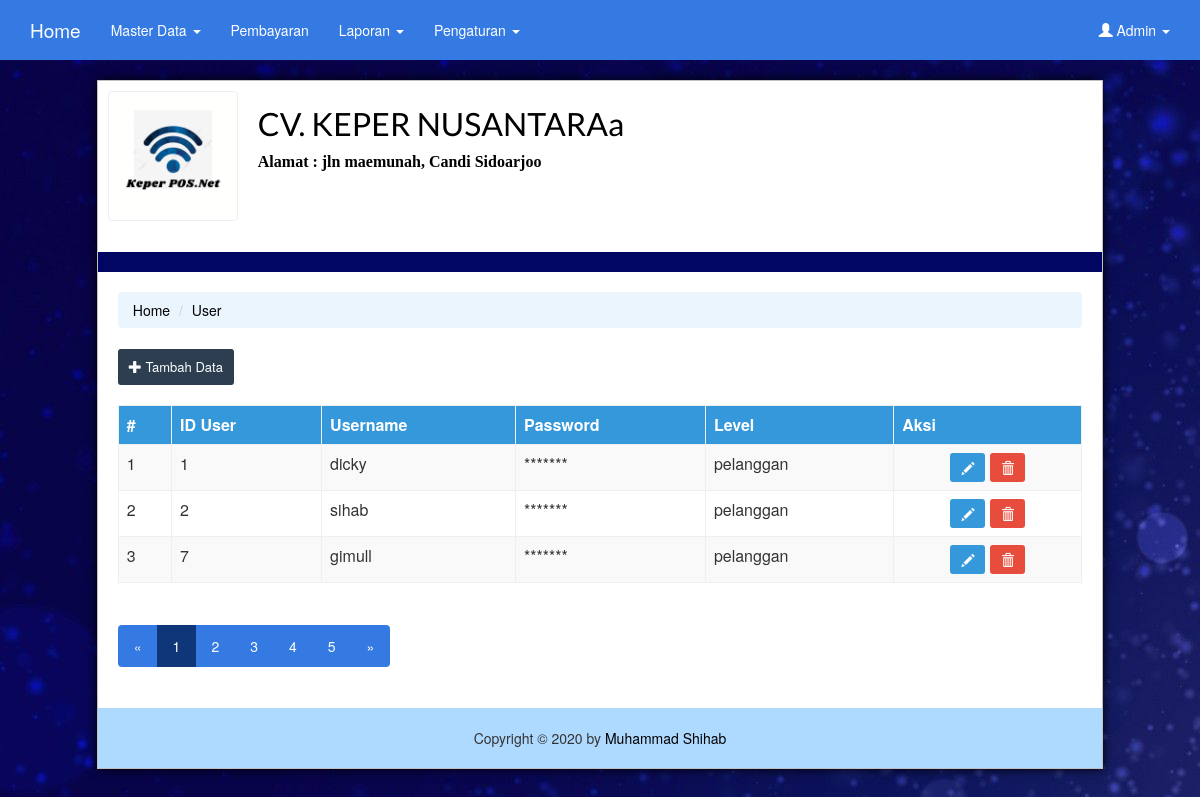
The page /index.php?page=user (signed in) on the database its author committed.
### tables this page shows
CREATE TABLE `t_setting` (
  `id` int(11) NOT NULL,
  `nama` varchar(100) NOT NULL,
  `alamat` varchar(255) NOT NULL,
  `pemilik` varchar(50) NOT NULL,
  `logo` varchar(50) NOT NULL
);

CREATE TABLE `t_users` (
  `id` int(11) NOT NULL,
  `id_paket` int(11) DEFAULT NULL,
  `nama` varchar(30) NOT NULL,
  `alamat` varchar(30) NOT NULL,
  `no_hp` varchar(13) NOT NULL,
  `email` varchar(25) NOT NULL,
  `username` varchar(50) NOT NULL,
  `password` varchar(50) NOT NULL,
  `level` enum('admin','pelanggan') NOT NULL
);

### view/l_user.php (the view)
<?php
  if($_SESSION['level']=="pelanggan"){
  header("location:index.php");
}else{
?>
<ul class="breadcrumb">
  <li><a href="./">Home</a></li>
  <li class="active"><?php echo ucfirst($page) ; ?></li>
</ul>
<div class="btn-group" >
  <a href="?page=user&aksi=tambah" class="btn btn-primary btn-sm"><span class="glyphicon glyphicon-plus" aria-hidden="true"></span> Tambah Data</a>
</div>
<br/><br/>
<?php
  if ($action == ""){
?>
<table class="table table-hover table-bordered table-striped">
  <thead>
      <tr class="info">
        <th>#</th>
        <th>ID User</th>
        <th>Username</th>
        <th>Password</th>
        <th>Level</th>
        <th>Aksi</th>
      </tr>
    </thead>
    <tbody>
      <?php
        $query = "SELECT * FROM t_users WHERE level != 'admin'";
        $result = mysqli_query($koneksi, $query);
        $no=1;
        while ($lihat = mysqli_fetch_array($result)) {
        ?>
      <tr>
        <td><?php echo $no++; ?></td>
        <td><?php echo $lihat['id'] ?></td>
        <td><?php echo $lihat['username'] ?></td>
        <td><?php echo "*******" ?></td>
        <td><?php echo $lihat['level'] ?></td>
        <td align="center">
          <a href="?page=user&aksi=edit&id=<?php echo $lihat['id'] ;?>" class="btn btn-info btn-sm" title="Edit Data"><span class="glyphicon glyphicon-pencil" aria-hidden="true"></span></a>
          <a href="?page=user&aksi=delete&id=<?php echo $lihat['id'] ;?>" onclick="javascript: return confirm('Anda yakin akan menghapus data ini ?')" class="btn btn-danger btn-sm" title="Hapus Data"><span class="glyphicon glyphicon-trash" aria-hidden="true"></span></a>
      </td>
      </tr>
      <?php
        }
      ?>
    </tbody>
</table>
  <ul class="pagination">
    <li class="disabled"><a href="#">«</a></li>
    <li class="active"><a href="#">1</a></li>
    <li><a href="#">2</a></li>
    <li><a href="#">3</a></li>
    <li><a href="#">4</a></li>
    <li><a href="#">5</a></li>
    <li><a href="#">»</a></li>
  </ul>
<?php
}else if($action == "delete"){
  $id = $_GET['id'];
  $query = "DELETE FROM t_users WHERE id='$id'";
  if (mysqli_query($koneksi, $query)) {
      echo '<META HTTP-EQUIV="Refresh" Content="0; URL=?page=user">';
  } else {
      die("Gagal menghapus data karena : " . mysqli_error($koneksi));
  }
}else{
  echo "maaf aksi tidak ditemukan";
}
}
  ?>

### index.php (shortened to what this page needs)
<?php
  include "inc/config.php";
  $query = "SELECT * FROM t_setting LIMIT 1";
  $result = mysqli_query($koneksi, $query);
  $setting = mysqli_fetch_assoc($result);
  if(empty($_SESSION['username'])){
    header("location:login.php");
  }else{
?>
<html>
<head>
  <link href="css/bootstrap.css" rel="stylesheet">
  <link href="css/style.css" rel="stylesheet">
  <link rel="stylesheet" href="js/jquery/jquery-ui.css">
</head>
<body>
<div class="navbar navbar-inverse navbar-fixed-top">
      <div class="container">
        <div class="navbar-header">
          <a href="./" class="navbar-brand">Home</a>
        </div>
        <div class="navbar-collapse collapse" id="navbar-main">
          <ul class="nav navbar-nav">
            <?php if($_SESSION['level'] == 'admin'){ ;?>
            <li class="dropdown">
              <a class="dropdown-toggle" data-toggle="dropdown" href="#" id="themes">Master Data <span class="caret"></span></a>
            </li>
            <?php }?>
            <li><a href="?page=transaksi">Pembayaran</a></li>
            <li class="dropdown">
              <a class="dropdown-toggle" data-toggle="dropdown" href="#" id="themes">Laporan <span class="caret"></span></a>
            </li>
            <?php if($_SESSION['level'] == 'admin'){ ;?>
            <li class="dropdown">
              <a class="dropdown-toggle" data-toggle="dropdown" href="#" id="themes">Pengaturan <span class="caret"></span></a>
            </li>
            <?php }?>
          </ul>
          <ul class="nav navbar-nav navbar-right">
            <li class="dropdown">
              <a class="dropdown-toggle" data-toggle="dropdown" href="#" title="<?php echo ucfirst($_SESSION['username'])  ;?>" id="download"><span class="glyphicon glyphicon-user" aria-hidden="true"></span> <?php echo ucfirst($_SESSION['username'])  ;?> <span class="caret"></span></a>
            </li>
          </ul>
        </div>
      </div>
    </div>
<div id="wadah">
  <div id="kepala">
        <img src="img/<?= $setting['logo'] ?>" class="thumbnail span3" style="display: inline; float: left; margin-right: 20px; width: 130px; height: 130px">
        <h2 style="margin: 15px 0 10px 0; color: #000;"><?php echo $setting['nama'] ?></h2>
        <div style="color: #000; font-size: 16px; font-family: Tahoma" class="clearfix"><b>Alamat : <?php echo $setting['alamat'] ?></b></div>
      </div>
  <div id="isi">
  <?php
    $page = @$_GET['page'];
    $action = @$_GET['aksi'];
    if($page == "pelanggan"){
      if ($action == ""){
        include "view/l_pelanggan.php" ;
      }else if ($action == "tambah"){
        include "view/f_pelanggan.php" ;
      }else if ($action == "detail"){
        include "view/detail_pelanggan.php" ;
      }else if ($action == "edit"){
        include "view/u_pelanggan.php" ;
      }else if ($action == "delete"){
        include "view/l_pelanggan.php" ;
      }
    }else if ($page == "profile"){
      include "view/setting.php";
    }else if ($page == "user"){
      if($action == ""){
      include "view/l_user.php";
      }elseif ($action == "tambah") {
        include "view/f_user.php";
      }elseif ($action == "edit") {
        include "view/u_user.php";
      }elseif ($action == "delete") {
        include "view/l_user.php";
      }
    }else if ($page == "rekapbayar"){
      include "view/rekap_laporan.php";
    }else if ($page == "logout"){
      include "logout.php";
    }else if ($page == ""){
      include "view/xyz.php" ;
    }else {
      include "view/404.php";
    }
  ?>
  </div>
  <div id="ekor">
  Copyright &copy; 2020 by <a href="https://www.instagram.com/mrhabs_/" target="_blank" title="Muhammad Shihab"> Muhammad Shihab </a>
  </div>
</div>
</body>
</html>
<?php
}
?>

### css/style.css (style rules this page uses)
body { background: url(../img/back.jpg); }
#wadah { width: 85%; margin: 80px auto; border: 1px solid silver; box-shadow: 0 0 10px #000; background-color: #fff; }
#kepala { font-size: 20px; padding: 10px; border-bottom: 20px solid #000661; }
#kepala img { background-repeat: no-repeat; }
#isi { min-height: 400px; padding: 20px; }
#ekor { text-align: center; padding: 20px; background-color: #afdaff; }

### rows shown on the page
t_setting: logo (picture), nama "CV. KEPER NUSANTARAa", alamat "jln maemunah, Candi Sidoarjoo"
t_users: id "1", username "dicky", level "pelanggan"
t_users: id "2", username "sihab", level "pelanggan"
t_users: id "7", username "gimull", level "pelanggan"

### other values the page prints
$_SESSION['username'] "Admin"
$page "User"
